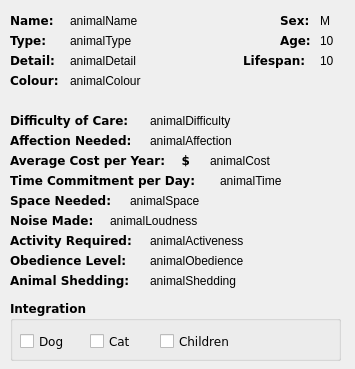
    <widget class="QWidget" name="animalScrollAreaWidgetContents">
     <property name="geometry">
      <rect>
       <x>0</x>
       <y>0</y>
       <width>355</width>
       <height>369</height>
      </rect>
     </property>
     <widget class="QLabel" name="label_2">
      <property name="geometry">
       <rect>
        <x>10</x>
        <y>10</y>
        <width>51</width>
        <height>21</height>
       </rect>
      </property>
      <property name="font">
       <font>
        <family>DejaVu Sans</family>
        <weight>75</weight>
        <bold>true</bold>
       </font>
      </property>
      <property name="text">
       <string>Name:</string>
      </property>
      <property name="alignment">
       <set>Qt::AlignLeading|Qt::AlignLeft|Qt::AlignVCenter</set>
      </property>
     </widget>
     <widget class="QLabel" name="label_3">
      <property name="geometry">
       <rect>
        <x>10</x>
        <y>30</y>
        <width>51</width>
        <height>21</height>
       </rect>
      </property>
      <property name="font">
       <font>
        <family>DejaVu Sans</family>
        <weight>75</weight>
        <bold>true</bold>
       </font>
      </property>
      <property name="text">
       <string>Type:</string>
      </property>
     </widget>
     <widget class="QLabel" name="label_7">
      <property name="geometry">
       <rect>
        <x>10</x>
        <y>50</y>
        <width>51</width>
        <height>21</height>
       </rect>
      </property>
      <property name="font">
       <font>
        <family>DejaVu Sans</family>
        <weight>75</weight>
        <bold>true</bold>
       </font>
      </property>
      <property name="text">
       <string>Detail:</string>
      </property>
     </widget>
     <widget class="QLabel" name="label_4">
      <property name="geometry">
       <rect>
        <x>280</x>
        <y>10</y>
        <width>31</width>
        <height>21</height>
       </rect>
      </property>
      <property name="font">
       <font>
        <family>DejaVu Sans</family>
        <weight>75</weight>
        <bold>true</bold>
       </font>
      </property>
      <property name="text">
       <string>Sex:</string>
      </property>
     </widget>
     <widget class="QLabel" name="label_5">
      <property name="geometry">
       <rect>
        <x>280</x>
        <y>30</y>
        <width>31</width>
        <height>21</height>
       </rect>
      </property>
      <property name="font">
       <font>
        <family>DejaVu Sans</family>
        <weight>75</weight>
        <bold>true</bold>
       </font>
      </property>
      <property name="text">
       <string>Age:</string>
      </property>
     </widget>
     <widget class="QLabel" name="label_6">
      <property name="geometry">
       <rect>
        <x>10</x>
        <y>70</y>
        <width>51</width>
        <height>21</height>
       </rect>
      </property>
      <property name="font">
       <font>
        <family>DejaVu Sans</family>
        <weight>75</weight>
        <bold>true</bold>
       </font>
      </property>
      <property name="text">
       <string>Colour:</string>
      </property>
     </widget>
     <widget class="QLabel" name="label_8">
      <property name="geometry">
       <rect>
        <x>243</x>
        <y>50</y>
        <width>71</width>
        <height>21</height>
       </rect>
      </property>
      <property name="font">
       <font>
        <family>DejaVu Sans</family>
        <weight>75</weight>
        <bold>true</bold>
       </font>
      </property>
      <property name="text">
       <string>Lifespan:</string>
      </property>
     </widget>
     <widget class="QLabel" name="label_9">
      <property name="geometry">
       <rect>
        <x>10</x>
        <y>110</y>
        <width>141</width>
        <height>21</height>
       </rect>
      </property>
      <property name="font">
       <font>
        <family>DejaVu Sans</family>
        <weight>75</weight>
        <bold>true</bold>
       </font>
      </property>
      <property name="text">
       <string>Difficulty of Care:</string>
      </property>
     </widget>
     <widget class="QLabel" name="label_10">
      <property name="geometry">
       <rect>
        <x>10</x>
        <y>130</y>
        <width>141</width>
        <height>21</height>
       </rect>
      </property>
      <property name="font">
       <font>
        <family>DejaVu Sans</family>
        <weight>75</weight>
        <bold>true</bold>
       </font>
      </property>
      <property name="text">
       <string>Affection Needed:</string>
      </property>
     </widget>
     <widget class="QLabel" name="label_11">
      <property name="geometry">
       <rect>
        <x>10</x>
        <y>150</y>
        <width>201</width>
        <height>21</height>
       </rect>
      </property>
      <property name="font">
       <font>
        <family>DejaVu Sans</family>
        <weight>75</weight>
        <bold>true</bold>
       </font>
      </property>
      <property name="text">
       <string>Average Cost per Year:    $</string>
      </property>
     </widget>
     <widget class="QLabel" name="label_12">
      <property name="geometry">
       <rect>
        <x>10</x>
        <y>170</y>
        <width>211</width>
        <height>21</height>
       </rect>
      </property>
      <property name="font">
       <font>
        <family>DejaVu Sans</family>
        <weight>75</weight>
        <bold>true</bold>
       </font>
      </property>
      <property name="text">
       <string>Time Commitment per Day:</string>
      </property>
     </widget>
     <widget class="QLabel" name="label_14">
      <property name="geometry">
       <rect>
        <x>10</x>
        <y>190</y>
        <width>121</width>
        <height>21</height>
       </rect>
      </property>
      <property name="font">
       <font>
        <family>DejaVu Sans</family>
        <weight>75</weight>
        <bold>true</bold>
       </font>
      </property>
      <property name="text">
       <string>Space Needed:</string>
      </property>
     </widget>
     <widget class="QLabel" name="label_15">
      <property name="geometry">
       <rect>
        <x>10</x>
        <y>210</y>
        <width>111</width>
        <height>21</height>
       </rect>
      </property>
      <property name="font">
       <font>
        <family>DejaVu Sans</family>
        <weight>75</weight>
        <bold>true</bold>
       </font>
      </property>
      <property name="text">
       <string>Noise Made:</string>
      </property>
     </widget>
     <widget class="QLabel" name="label_16">
      <property name="geometry">
       <rect>
        <x>10</x>
        <y>230</y>
        <width>141</width>
        <height>21</height>
       </rect>
      </property>
      <property name="font">
       <font>
        <family>DejaVu Sans</family>
        <weight>75</weight>
        <bold>true</bold>
       </font>
      </property>
      <property name="text">
       <string>Activity Required:</string>
      </property>
     </widget>
     <widget class="QGroupBox" name="animalIntegration">
      <property name="geometry">
       <rect>
        <x>10</x>
        <y>300</y>
        <width>331</width>
        <height>61</height>
       </rect>
      </property>
      <property name="font">
       <font>
        <family>DejaVu Sans</family>
        <weight>75</weight>
        <bold>true</bold>
       </font>
      </property>
      <property name="title">
       <string>Integration</string>
      </property>
      <widget class="QCheckBox" name="dogCheckBox">
       <property name="geometry">
        <rect>
         <x>10</x>
         <y>30</y>
         <width>61</width>
         <height>23</height>
        </rect>
       </property>
       <property name="font">
        <font>
         <weight>50</weight>
         <bold>false</bold>
        </font>
       </property>
       <property name="text">
        <string>Dog</string>
       </property>
       <attribute name="buttonGroup">
        <string notr="true">animalButtonGroup</string>
       </attribute>
      </widget>
      <widget class="QCheckBox" name="childCheckBox">
       <property name="geometry">
        <rect>
         <x>150</x>
         <y>30</y>
         <width>81</width>
         <height>23</height>
        </rect>
       </property>
       <property name="font">
        <font>
         <weight>50</weight>
         <bold>false</bold>
        </font>
       </property>
       <property name="text">
        <string>Children</string>
       </property>
       <attribute name="buttonGroup">
        <string notr="true">animalButtonGroup</string>
       </attribute>
      </widget>
      <widget class="QCheckBox" name="catCheckBox">
       <property name="geometry">
        <rect>
         <x>80</x>
         <y>30</y>
         <width>51</width>
         <height>23</height>
        </rect>
       </property>
       <property name="font">
        <font>
         <weight>50</weight>
         <bold>false</bold>
        </font>
       </property>
       <property name="text">
        <string>Cat</string>
       </property>
       <attribute name="buttonGroup">
        <string notr="true">animalButtonGroup</string>
       </attribute>
      </widget>
     </widget>
     <widget class="QLabel" name="label_17">
      <property name="geometry">
       <rect>
        <x>10</x>
        <y>250</y>
        <width>131</width>
        <height>21</height>
       </rect>
      </property>
      <property name="font">
       <font>
        <family>DejaVu Sans</family>
        <weight>75</weight>
        <bold>true</bold>
       </font>
      </property>
      <property name="text">
       <string>Obedience Level:</string>
      </property>
     </widget>
     <widget class="QLabel" name="label_18">
      <property name="geometry">
       <rect>
        <x>10</x>
        <y>270</y>
        <width>141</width>
        <height>21</height>
       </rect>
      </property>
      <property name="font">
       <font>
        <family>DejaVu Sans</family>
        <weight>75</weight>
        <bold>true</bold>
       </font>
      </property>
      <property name="text">
       <string>Animal Shedding:</string>
      </property>
     </widget>
     <widget class="QLabel" name="animalName">
      <property name="geometry">
       <rect>
        <x>70</x>
        <y>10</y>
        <width>121</width>
        <height>21</height>
       </rect>
      </property>
      <property name="text">
       <string>animalName</string>
      </property>
      <property name="alignment">
       <set>Qt::AlignLeading|Qt::AlignLeft|Qt::AlignVCenter</set>
      </property>
     </widget>
     <widget class="QLabel" name="animalSex">
      <property name="geometry">
       <rect>
        <x>320</x>
        <y>10</y>
        <width>21</width>
        <height>21</height>
       </rect>
      </property>
      <property name="text">
       <string>M</string>
      </property>
      <property name="alignment">
       <set>Qt::AlignLeading|Qt::AlignLeft|Qt::AlignVCenter</set>
      </property>
     </widget>
     <widget class="QLabel" name="animalType">
      <property name="geometry">
       <rect>
        <x>70</x>
        <y>30</y>
        <width>121</width>
        <height>21</height>
       </rect>
      </property>
      <property name="text">
       <string>animalType</string>
      </property>
      <property name="alignment">
       <set>Qt::AlignLeading|Qt::AlignLeft|Qt::AlignVCenter</set>
      </property>
     </widget>
     <widget class="QLabel" name="animalDetail">
      <property name="geometry">
       <rect>
        <x>70</x>
        <y>50</y>
        <width>121</width>
        <height>21</height>
       </rect>
      </property>
      <property name="text">
       <string>animalDetail</string>
      </property>
      <property name="alignment">
       <set>Qt::AlignLeading|Qt::AlignLeft|Qt::AlignVCenter</set>
      </property>
     </widget>
     <widget class="QLabel" name="animalColour">
      <property name="geometry">
       <rect>
        <x>70</x>
        <y>70</y>
        <width>121</width>
        <height>21</height>
       </rect>
      </property>
      <property name="text">
       <string>animalColour</string>
      </property>
      <property name="alignment">
       <set>Qt::AlignLeading|Qt::AlignLeft|Qt::AlignVCenter</set>
      </property>
     </widget>
     <widget class="QLabel" name="animalAge">
      <property name="geometry">
       <rect>
        <x>320</x>
        <y>30</y>
        <width>21</width>
        <height>21</height>
       </rect>
      </property>
      <property name="text">
       <string>10</string>
      </property>
      <property name="alignment">
       <set>Qt::AlignLeading|Qt::AlignLeft|Qt::AlignVCenter</set>
      </property>
     </widget>
     <widget class="QLabel" name="animalLifespan">
      <property name="geometry">
       <rect>
        <x>320</x>
        <y>50</y>
        <width>21</width>
        <height>21</height>
       </rect>
      </property>
      <property name="text">
       <string>10</string>
      </property>
      <property name="alignment">
       <set>Qt::AlignLeading|Qt::AlignLeft|Qt::AlignVCenter</set>
      </property>
     </widget>
     <widget class="QLabel" name="animalDifficulty">
      <property name="geometry">
       <rect>
        <x>150</x>
        <y>110</y>
        <width>121</width>
        <height>21</height>
       </rect>
      </property>
      <property name="text">
       <string>animalDifficulty</string>
      </property>
      <property name="alignment">
       <set>Qt::AlignLeading|Qt::AlignLeft|Qt::AlignVCenter</set>
      </property>
     </widget>
     <widget class="QLabel" name="animalAffection">
      <property name="geometry">
       <rect>
        <x>150</x>
        <y>130</y>
        <width>121</width>
        <height>21</height>
       </rect>
      </property>
      <property name="text">
       <string>animalAffection</string>
      </property>
      <property name="alignment">
       <set>Qt::AlignLeading|Qt::AlignLeft|Qt::AlignVCenter</set>
      </property>
     </widget>
     <widget class="QLabel" name="animalCost">
      <property name="geometry">
       <rect>
        <x>210</x>
        <y>150</y>
        <width>121</width>
        <height>21</height>
       </rect>
      </property>
      <property name="text">
       <string>animalCost</string>
      </property>
      <property name="alignment">
       <set>Qt::AlignLeading|Qt::AlignLeft|Qt::AlignVCenter</set>
      </property>
     </widget>
     <widget class="QLabel" name="animalTime">
      <property name="geometry">
       <rect>
        <x>220</x>
        <y>170</y>
        <width>121</width>
        <height>21</height>
       </rect>
      </property>
      <property name="text">
       <string>animalTime</string>
      </property>
      <property name="alignment">
       <set>Qt::AlignLeading|Qt::AlignLeft|Qt::AlignVCenter</set>
      </property>
     </widget>
     <widget class="QLabel" name="animalSpace">
      <property name="geometry">
       <rect>
        <x>130</x>
        <y>190</y>
        <width>121</width>
        <height>21</height>
       </rect>
      </property>
      <property name="text">
       <string>animalSpace</string>
      </property>
      <property name="alignment">
       <set>Qt::AlignLeading|Qt::AlignLeft|Qt::AlignVCenter</set>
      </property>
     </widget>
     <widget class="QLabel" name="animalLoudness">
      <property name="geometry">
       <rect>
        <x>110</x>
        <y>210</y>
        <width>121</width>
        <height>21</height>
       </rect>
      </property>
      <property name="text">
       <string>animalLoudness</string>
      </property>
      <property name="alignment">
       <set>Qt::AlignLeading|Qt::AlignLeft|Qt::AlignVCenter</set>
      </property>
     </widget>
     <widget class="QLabel" name="animalActiveness">
      <property name="geometry">
       <rect>
        <x>150</x>
        <y>230</y>
        <width>121</width>
        <height>21</height>
       </rect>
      </property>
      <property name="text">
       <string>animalActiveness</string>
      </property>
      <property name="alignment">
       <set>Qt::AlignLeading|Qt::AlignLeft|Qt::AlignVCenter</set>
      </property>
     </widget>
     <widget class="QLabel" name="animalObedience">
      <property name="geometry">
       <rect>
        <x>150</x>
        <y>250</y>
        <width>121</width>
        <height>21</height>
       </rect>
      </property>
      <property name="text">
       <string>animalObedience</string>
      </property>
      <property name="alignment">
       <set>Qt::AlignLeading|Qt::AlignLeft|Qt::AlignVCenter</set>
      </property>
     </widget>
     <widget class="QLabel" name="animalShedding">
      <property name="geometry">
       <rect>
        <x>150</x>
        <y>270</y>
        <width>121</width>
        <height>21</height>
       </rect>
      </property>
      <property name="text">
       <string>animalShedding</string>
      </property>
      <property name="alignment">
       <set>Qt::AlignLeading|Qt::AlignLeft|Qt::AlignVCenter</set>
      </property>
     </widget>
    </widget>
